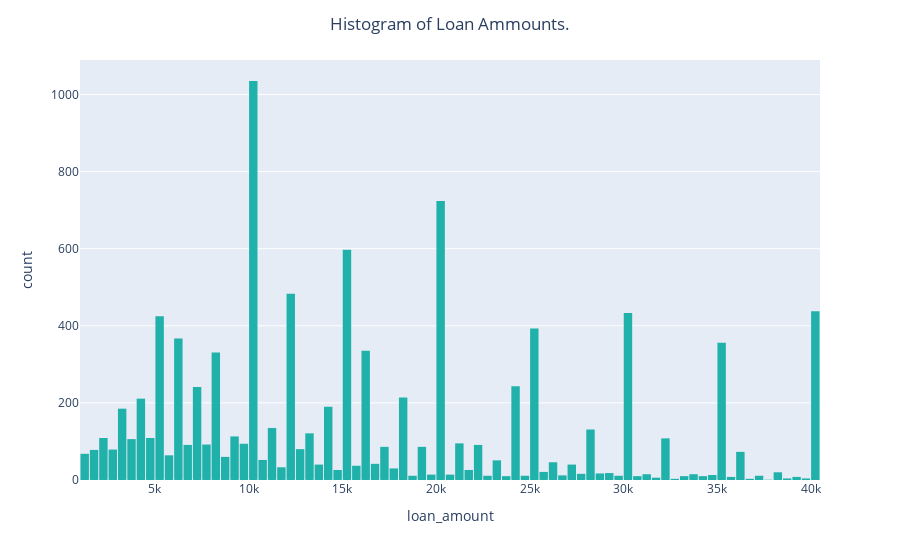

The notebook cell this image was saved under:
### Markdown cell above
### Here is Example Code for a simple Histogram

### Code cell
fig = px.histogram(DF,
                   nbins=100
                   ,
                   x='loan_amount',
                   color_discrete_sequence=['lightseagreen'])

fig.update_layout(bargap=0.1,
                  title='Histogram of Loan Ammounts.',
                  title_x=0.5)
fig.show()

### Figure 1 — Plotly figure (JSON) as saved in the notebook; plotly's stock layout.template omitted (floating-point values rounded to 4 significant figures; data arrays with more than 128 entries replaced by an {"elided": "..."} marker saying what was removed)
{"data": [{"alignmentgroup": "True", "bingroup": "x", "hovertemplate": "loan_amount=%{x}<br>count=%{y}<extra></extra>", "legendgroup": "", "marker": {"color": "lightseagreen", "pattern": {"shape": ""}}, "name": "", "nbinsx": 100, "offsetgroup": "", "orientation": "v", "showlegend": false, "type": "histogram", "x": {"elided": "10000 int values"}, "xaxis": "x", "yaxis": "y"}], "layout": {"autosize": true, "bargap": 0.1, "barmode": "relative", "legend": {"tracegroupgap": 0}, "margin": {"t": 60}, "title": {"text": "Histogram of Loan Ammounts.", "x": 0.5}, "xaxis": {"anchor": "y", "autorange": true, "domain": [0, 1], "range": [999.5, 40500.0], "title": {"text": "loan_amount"}, "type": "linear"}, "yaxis": {"anchor": "x", "autorange": true, "domain": [0, 1], "range": [0, 1089.0], "title": {"text": "count"}}}}
